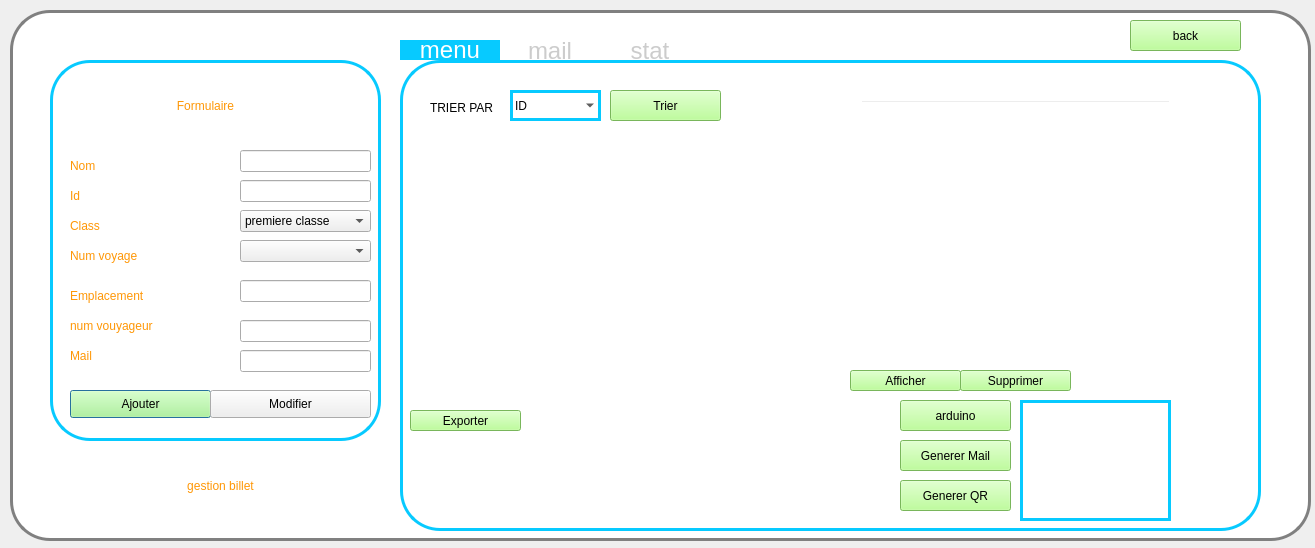
<?xml version="1.0" encoding="UTF-8"?>
<ui version="4.0">
 <class>gest_billet</class>
 <widget class="QDialog" name="gest_billet">
  <property name="geometry">
   <rect>
    <x>0</x>
    <y>0</y>
    <width>1315</width>
    <height>548</height>
   </rect>
  </property>
  <property name="windowTitle">
   <string>Dialog</string>
  </property>
  <widget class="QStackedWidget" name="stackedWidget">
   <property name="geometry">
    <rect>
     <x>10</x>
     <y>10</y>
     <width>1301</width>
     <height>531</height>
    </rect>
   </property>
   <property name="styleSheet">
    <string notr="true"/>
   </property>
   <property name="currentIndex">
    <number>0</number>
   </property>
   <widget class="QWidget" name="page">
    <property name="styleSheet">
     <string notr="true">#page{
	background-color: rgb(255, 255, 255);
	background-image: url(:/new/prefix1/lh.jpg);

border : 3px solid gray;
border-radius : 40px;
}</string>
    </property>
    <widget class="QFrame" name="frame">
     <property name="geometry">
      <rect>
       <x>40</x>
       <y>50</y>
       <width>331</width>
       <height>381</height>
      </rect>
     </property>
     <property name="styleSheet">
      <string notr="true">#frame{
border : 3px solid rgb(7, 202, 255);
border-radius : 40px;
}</string>
     </property>
     <property name="frameShape">
      <enum>QFrame::StyledPanel</enum>
     </property>
     <property name="frameShadow">
      <enum>QFrame::Raised</enum>
     </property>
     <widget class="QLabel" name="label">
      <property name="geometry">
       <rect>
        <x>20</x>
        <y>90</y>
        <width>71</width>
        <height>31</height>
       </rect>
      </property>
      <property name="styleSheet">
       <string notr="true">color: rgb(255, 151, 6);
font: 63 13pt &quot;Yu Gothic UI Semibold&quot;;</string>
      </property>
      <property name="text">
       <string>Nom</string>
      </property>
     </widget>
     <widget class="QLabel" name="label_2">
      <property name="geometry">
       <rect>
        <x>20</x>
        <y>120</y>
        <width>71</width>
        <height>31</height>
       </rect>
      </property>
      <property name="styleSheet">
       <string notr="true">color: rgb(255, 151, 6);
font: 63 13pt &quot;Yu Gothic UI Semibold&quot;;</string>
      </property>
      <property name="text">
       <string>Id</string>
      </property>
     </widget>
     <widget class="QLabel" name="label_3">
      <property name="geometry">
       <rect>
        <x>20</x>
        <y>180</y>
        <width>131</width>
        <height>31</height>
       </rect>
      </property>
      <property name="styleSheet">
       <string notr="true">color: rgb(255, 151, 6);
font: 63 13pt &quot;Yu Gothic UI Semibold&quot;;</string>
      </property>
      <property name="text">
       <string>Num voyage</string>
      </property>
     </widget>
     <widget class="QLabel" name="label_4">
      <property name="geometry">
       <rect>
        <x>20</x>
        <y>150</y>
        <width>71</width>
        <height>31</height>
       </rect>
      </property>
      <property name="styleSheet">
       <string notr="true">color: rgb(255, 151, 6);
font: 63 13pt &quot;Yu Gothic UI Semibold&quot;;</string>
      </property>
      <property name="text">
       <string>Class</string>
      </property>
     </widget>
     <widget class="QLabel" name="label_5">
      <property name="geometry">
       <rect>
        <x>40</x>
        <y>30</y>
        <width>231</width>
        <height>31</height>
       </rect>
      </property>
      <property name="styleSheet">
       <string notr="true">color: rgb(255, 151, 6);
font: 63 19pt &quot;Yu Gothic UI Semibold&quot;;</string>
      </property>
      <property name="text">
       <string>Formulaire</string>
      </property>
      <property name="alignment">
       <set>Qt::AlignCenter</set>
      </property>
     </widget>
     <widget class="QLineEdit" name="nom">
      <property name="geometry">
       <rect>
        <x>190</x>
        <y>90</y>
        <width>131</width>
        <height>22</height>
       </rect>
      </property>
     </widget>
     <widget class="QLineEdit" name="id">
      <property name="geometry">
       <rect>
        <x>190</x>
        <y>120</y>
        <width>131</width>
        <height>22</height>
       </rect>
      </property>
     </widget>
     <widget class="QPushButton" name="ajouter">
      <property name="geometry">
       <rect>
        <x>20</x>
        <y>330</y>
        <width>141</width>
        <height>28</height>
       </rect>
      </property>
      <property name="styleSheet">
       <string notr="true">background-color: rgb(170, 255, 127);</string>
      </property>
      <property name="text">
       <string>Ajouter</string>
      </property>
     </widget>
     <widget class="QPushButton" name="modify">
      <property name="geometry">
       <rect>
        <x>160</x>
        <y>330</y>
        <width>161</width>
        <height>28</height>
       </rect>
      </property>
      <property name="styleSheet">
       <string notr="true">background-color: rgb(81, 244, 0);
background-color: rgb(170, 255, 127);
QPushButton
{
background-color:rgb(85,170,255);
	color: rgb(0, 0, 0);
border-style: solid;
    border-radius: 6;
}
QPushButton:hover
{
background-color:rgb(85,110,255);
	color: rgb(0, 0, 0);
}
QPushButton:pressed
{
background-color:rgb(85,170,255);
}</string>
      </property>
      <property name="text">
       <string>Modifier</string>
      </property>
     </widget>
     <widget class="QLabel" name="label_14">
      <property name="geometry">
       <rect>
        <x>20</x>
        <y>220</y>
        <width>131</width>
        <height>31</height>
       </rect>
      </property>
      <property name="styleSheet">
       <string notr="true">color: rgb(255, 151, 6);
font: 63 13pt &quot;Yu Gothic UI Semibold&quot;;</string>
      </property>
      <property name="text">
       <string>Emplacement</string>
      </property>
     </widget>
     <widget class="QLineEdit" name="emp">
      <property name="geometry">
       <rect>
        <x>190</x>
        <y>220</y>
        <width>131</width>
        <height>22</height>
       </rect>
      </property>
     </widget>
     <widget class="QLabel" name="label_16">
      <property name="geometry">
       <rect>
        <x>20</x>
        <y>250</y>
        <width>161</width>
        <height>31</height>
       </rect>
      </property>
      <property name="styleSheet">
       <string notr="true">color: rgb(255, 151, 6);
font: 63 13pt &quot;Yu Gothic UI Semibold&quot;;</string>
      </property>
      <property name="text">
       <string>num vouyageur</string>
      </property>
     </widget>
     <widget class="QLineEdit" name="voy">
      <property name="geometry">
       <rect>
        <x>190</x>
        <y>260</y>
        <width>131</width>
        <height>22</height>
       </rect>
      </property>
     </widget>
     <widget class="QComboBox" name="comboBox">
      <property name="geometry">
       <rect>
        <x>190</x>
        <y>150</y>
        <width>131</width>
        <height>22</height>
       </rect>
      </property>
      <item>
       <property name="text">
        <string>premiere classe</string>
       </property>
      </item>
      <item>
       <property name="text">
        <string>classe affaires</string>
       </property>
      </item>
      <item>
       <property name="text">
        <string>classe eco</string>
       </property>
      </item>
     </widget>
     <widget class="QComboBox" name="comboBox_2">
      <property name="geometry">
       <rect>
        <x>190</x>
        <y>180</y>
        <width>131</width>
        <height>22</height>
       </rect>
      </property>
     </widget>
     <widget class="QLabel" name="label_18">
      <property name="geometry">
       <rect>
        <x>20</x>
        <y>280</y>
        <width>151</width>
        <height>31</height>
       </rect>
      </property>
      <property name="styleSheet">
       <string notr="true">color: rgb(255, 151, 6);
font: 63 13pt &quot;Yu Gothic UI Semibold&quot;;</string>
      </property>
      <property name="text">
       <string>Mail</string>
      </property>
     </widget>
     <widget class="QLineEdit" name="mail">
      <property name="geometry">
       <rect>
        <x>190</x>
        <y>290</y>
        <width>131</width>
        <height>22</height>
       </rect>
      </property>
     </widget>
    </widget>
    <widget class="QLabel" name="label_6">
     <property name="geometry">
      <rect>
       <x>80</x>
       <y>440</y>
       <width>261</width>
       <height>71</height>
      </rect>
     </property>
     <property name="styleSheet">
      <string notr="true">color: rgb(255, 151, 6);
font: 63 23pt &quot;Yu Gothic UI Semibold&quot;;</string>
     </property>
     <property name="text">
      <string>gestion billet</string>
     </property>
     <property name="alignment">
      <set>Qt::AlignCenter</set>
     </property>
    </widget>
    <widget class="QTabWidget" name="tabWidget">
     <property name="geometry">
      <rect>
       <x>390</x>
       <y>30</y>
       <width>861</width>
       <height>491</height>
      </rect>
     </property>
     <property name="styleSheet">
      <string notr="true">
QWidget{background:transparent} QTabWidget::pane{border: 1px;border-color:redt;background-color: transparent;} 
QTabBar::tab {background-color: transparent;color: #ccc;width: 100px;height:20px;font-size:24px} 
QTabBar::tab:hover{background-color:  rgb(255, 151, 6); color: white;}
QTabBar::tab:selected{background-color:  rgb(7, 202, 255); color: white;}</string>
     </property>
     <property name="currentIndex">
      <number>0</number>
     </property>
     <widget class="QWidget" name="tab1">
      <property name="styleSheet">
       <string notr="true">#tab1{
border : 3px solid rgb(7, 202, 255);
border-radius : 40px;
}</string>
      </property>
      <attribute name="title">
       <string>menu</string>
      </attribute>
      <widget class="QLineEdit" name="lineEdit_3">
       <property name="geometry">
        <rect>
         <x>460</x>
         <y>40</y>
         <width>311</width>
         <height>22</height>
        </rect>
       </property>
      </widget>
      <widget class="QPushButton" name="pushButton_4">
       <property name="geometry">
        <rect>
         <x>210</x>
         <y>30</y>
         <width>111</width>
         <height>31</height>
        </rect>
       </property>
       <property name="styleSheet">
        <string notr="true">background-color: rgb(170, 255, 127);</string>
       </property>
       <property name="text">
        <string>Trier</string>
       </property>
      </widget>
      <widget class="QPushButton" name="pushButton_5">
       <property name="geometry">
        <rect>
         <x>500</x>
         <y>420</y>
         <width>111</width>
         <height>31</height>
        </rect>
       </property>
       <property name="styleSheet">
        <string notr="true">background-color: rgb(170, 255, 127);</string>
       </property>
       <property name="text">
        <string>Generer QR</string>
       </property>
      </widget>
      <widget class="QPushButton" name="supp">
       <property name="geometry">
        <rect>
         <x>560</x>
         <y>310</y>
         <width>111</width>
         <height>21</height>
        </rect>
       </property>
       <property name="styleSheet">
        <string notr="true">background-color: rgb(170, 255, 127);</string>
       </property>
       <property name="text">
        <string>Supprimer</string>
       </property>
      </widget>
      <widget class="QTableView" name="tableView">
       <property name="geometry">
        <rect>
         <x>10</x>
         <y>70</y>
         <width>841</width>
         <height>231</height>
        </rect>
       </property>
      </widget>
      <widget class="QPushButton" name="modifier">
       <property name="geometry">
        <rect>
         <x>450</x>
         <y>310</y>
         <width>111</width>
         <height>21</height>
        </rect>
       </property>
       <property name="styleSheet">
        <string notr="true">background-color: rgb(170, 255, 127);</string>
       </property>
       <property name="text">
        <string>Afficher</string>
       </property>
      </widget>
      <widget class="QPushButton" name="modifier_2">
       <property name="geometry">
        <rect>
         <x>10</x>
         <y>350</y>
         <width>111</width>
         <height>21</height>
        </rect>
       </property>
       <property name="styleSheet">
        <string notr="true">background-color: rgb(170, 255, 127);</string>
       </property>
       <property name="text">
        <string>Exporter</string>
       </property>
      </widget>
      <widget class="QLabel" name="label_7">
       <property name="geometry">
        <rect>
         <x>740</x>
         <y>40</y>
         <width>31</width>
         <height>21</height>
        </rect>
       </property>
       <property name="pixmap">
        <pixmap>:/shit/6424.jpg</pixmap>
       </property>
       <property name="scaledContents">
        <bool>true</bool>
       </property>
      </widget>
      <widget class="QComboBox" name="comboBox_3">
       <property name="geometry">
        <rect>
         <x>110</x>
         <y>30</y>
         <width>91</width>
         <height>31</height>
        </rect>
       </property>
       <property name="styleSheet">
        <string notr="true">#comboBox_3{
border : 3px solid rgb(7, 202, 255);
border-radius : 40px;}</string>
       </property>
       <item>
        <property name="text">
         <string>ID</string>
        </property>
       </item>
       <item>
        <property name="text">
         <string>NOM</string>
        </property>
       </item>
       <item>
        <property name="text">
         <string>NUM_VOY</string>
        </property>
       </item>
       <item>
        <property name="text">
         <string>NUM_VOL</string>
        </property>
       </item>
      </widget>
      <widget class="QLabel" name="label_17">
       <property name="geometry">
        <rect>
         <x>30</x>
         <y>40</y>
         <width>71</width>
         <height>16</height>
        </rect>
       </property>
       <property name="text">
        <string>TRIER PAR</string>
       </property>
      </widget>
      <widget class="QTextBrowser" name="imp_2">
       <property name="geometry">
        <rect>
         <x>120</x>
         <y>350</y>
         <width>361</width>
         <height>111</height>
        </rect>
       </property>
       <property name="styleSheet">
        <string notr="true">border-color: rgb(0, 170, 255);</string>
       </property>
      </widget>
      <widget class="QFrame" name="frame_2">
       <property name="geometry">
        <rect>
         <x>620</x>
         <y>340</y>
         <width>151</width>
         <height>121</height>
        </rect>
       </property>
       <property name="styleSheet">
        <string notr="true">#frame_2
{border : 3px solid rgb(7, 202, 255);
}</string>
       </property>
       <property name="frameShape">
        <enum>QFrame::StyledPanel</enum>
       </property>
       <property name="frameShadow">
        <enum>QFrame::Raised</enum>
       </property>
       <widget class="QLabel" name="qrcode">
        <property name="geometry">
         <rect>
          <x>10</x>
          <y>10</y>
          <width>131</width>
          <height>101</height>
         </rect>
        </property>
        <property name="styleSheet">
         <string notr="true"/>
        </property>
        <property name="text">
         <string/>
        </property>
        <property name="scaledContents">
         <bool>true</bool>
        </property>
       </widget>
      </widget>
      <widget class="QPushButton" name="pushButton_6">
       <property name="geometry">
        <rect>
         <x>500</x>
         <y>380</y>
         <width>111</width>
         <height>31</height>
        </rect>
       </property>
       <property name="styleSheet">
        <string notr="true">background-color: rgb(170, 255, 127);</string>
       </property>
       <property name="text">
        <string>Generer Mail</string>
       </property>
      </widget>
      <widget class="QPushButton" name="arduino">
       <property name="geometry">
        <rect>
         <x>500</x>
         <y>340</y>
         <width>111</width>
         <height>31</height>
        </rect>
       </property>
       <property name="styleSheet">
        <string notr="true">background-color: rgb(170, 255, 127);</string>
       </property>
       <property name="text">
        <string>arduino</string>
       </property>
      </widget>
     </widget>
     <widget class="QWidget" name="tab2">
      <property name="styleSheet">
       <string notr="true">#tab2{
border : 3px solid rgb(7, 202, 255);
border-radius : 40px;
}</string>
      </property>
      <attribute name="title">
       <string>mail</string>
      </attribute>
      <widget class="QLabel" name="label_11">
       <property name="geometry">
        <rect>
         <x>70</x>
         <y>70</y>
         <width>121</width>
         <height>31</height>
        </rect>
       </property>
       <property name="styleSheet">
        <string notr="true">color: rgb(255, 151, 6);
font: 63 13pt &quot;Yu Gothic UI Semibold&quot;;</string>
       </property>
       <property name="text">
        <string>destinataire</string>
       </property>
      </widget>
      <widget class="QLabel" name="label_12">
       <property name="geometry">
        <rect>
         <x>70</x>
         <y>100</y>
         <width>71</width>
         <height>31</height>
        </rect>
       </property>
       <property name="styleSheet">
        <string notr="true">color: rgb(255, 151, 6);
font: 63 13pt &quot;Yu Gothic UI Semibold&quot;;</string>
       </property>
       <property name="text">
        <string>objet</string>
       </property>
      </widget>
      <widget class="QLabel" name="label_13">
       <property name="geometry">
        <rect>
         <x>70</x>
         <y>170</y>
         <width>151</width>
         <height>31</height>
        </rect>
       </property>
       <property name="styleSheet">
        <string notr="true">color: rgb(255, 151, 6);
font: 63 13pt &quot;Yu Gothic UI Semibold&quot;;</string>
       </property>
       <property name="text">
        <string>votre message</string>
       </property>
      </widget>
      <widget class="QLineEdit" name="lineEdit_11">
       <property name="geometry">
        <rect>
         <x>240</x>
         <y>80</y>
         <width>411</width>
         <height>21</height>
        </rect>
       </property>
       <property name="styleSheet">
        <string notr="true">background-color: rgb(255, 255, 255);</string>
       </property>
      </widget>
      <widget class="QLineEdit" name="lineEdit_12">
       <property name="geometry">
        <rect>
         <x>240</x>
         <y>110</y>
         <width>411</width>
         <height>21</height>
        </rect>
       </property>
       <property name="styleSheet">
        <string notr="true">background-color: rgb(255, 255, 255);</string>
       </property>
      </widget>
      <widget class="QPushButton" name="sendBtn">
       <property name="geometry">
        <rect>
         <x>370</x>
         <y>400</y>
         <width>161</width>
         <height>28</height>
        </rect>
       </property>
       <property name="styleSheet">
        <string notr="true">background-color: rgb(170, 255, 127);</string>
       </property>
       <property name="text">
        <string>envoyer</string>
       </property>
      </widget>
      <widget class="QLineEdit" name="lineEdit_13">
       <property name="geometry">
        <rect>
         <x>240</x>
         <y>170</y>
         <width>411</width>
         <height>221</height>
        </rect>
       </property>
       <property name="styleSheet">
        <string notr="true">background-color: rgb(255, 255, 255);</string>
       </property>
      </widget>
      <widget class="QTextEdit" name="textEdit">
       <property name="geometry">
        <rect>
         <x>240</x>
         <y>170</y>
         <width>411</width>
         <height>221</height>
        </rect>
       </property>
      </widget>
      <widget class="QLineEdit" name="file">
       <property name="geometry">
        <rect>
         <x>240</x>
         <y>140</y>
         <width>321</width>
         <height>21</height>
        </rect>
       </property>
       <property name="styleSheet">
        <string notr="true">background-color: rgb(255, 255, 255);</string>
       </property>
      </widget>
      <widget class="QPushButton" name="browseBtn">
       <property name="geometry">
        <rect>
         <x>570</x>
         <y>140</y>
         <width>71</width>
         <height>21</height>
        </rect>
       </property>
       <property name="styleSheet">
        <string notr="true">background-color: rgb(170, 255, 127);</string>
       </property>
       <property name="text">
        <string>browse..</string>
       </property>
      </widget>
      <widget class="QLabel" name="label_15">
       <property name="geometry">
        <rect>
         <x>70</x>
         <y>130</y>
         <width>71</width>
         <height>31</height>
        </rect>
       </property>
       <property name="styleSheet">
        <string notr="true">color: rgb(255, 151, 6);
font: 63 13pt &quot;Yu Gothic UI Semibold&quot;;</string>
       </property>
       <property name="text">
        <string>fichier</string>
       </property>
      </widget>
     </widget>
     <widget class="QWidget" name="tab">
      <property name="styleSheet">
       <string notr="true">#tab{
border : 3px solid rgb(7, 202, 255);
border-radius : 40px;
}</string>
      </property>
      <attribute name="title">
       <string>stat</string>
      </attribute>
      <widget class="QWidget" name="widget" native="true">
       <property name="geometry">
        <rect>
         <x>170</x>
         <y>60</y>
         <width>601</width>
         <height>371</height>
        </rect>
       </property>
      </widget>
      <widget class="QFrame" name="frame_4">
       <property name="geometry">
        <rect>
         <x>10</x>
         <y>340</y>
         <width>41</width>
         <height>21</height>
        </rect>
       </property>
       <property name="styleSheet">
        <string notr="true">background-color: rgb(85, 255, 0);</string>
       </property>
       <property name="frameShape">
        <enum>QFrame::StyledPanel</enum>
       </property>
       <property name="frameShadow">
        <enum>QFrame::Raised</enum>
       </property>
      </widget>
      <widget class="QFrame" name="frame_5">
       <property name="geometry">
        <rect>
         <x>10</x>
         <y>370</y>
         <width>41</width>
         <height>21</height>
        </rect>
       </property>
       <property name="styleSheet">
        <string notr="true">background-color: rgb(255, 0, 0);</string>
       </property>
       <property name="frameShape">
        <enum>QFrame::StyledPanel</enum>
       </property>
       <property name="frameShadow">
        <enum>QFrame::Raised</enum>
       </property>
      </widget>
      <widget class="QFrame" name="frame_6">
       <property name="geometry">
        <rect>
         <x>10</x>
         <y>400</y>
         <width>41</width>
         <height>21</height>
        </rect>
       </property>
       <property name="styleSheet">
        <string notr="true">background-color: rgb(98, 213, 255);</string>
       </property>
       <property name="frameShape">
        <enum>QFrame::StyledPanel</enum>
       </property>
       <property name="frameShadow">
        <enum>QFrame::Raised</enum>
       </property>
      </widget>
      <widget class="QLabel" name="label_8">
       <property name="geometry">
        <rect>
         <x>60</x>
         <y>400</y>
         <width>101</width>
         <height>16</height>
        </rect>
       </property>
       <property name="text">
        <string>premiere classe</string>
       </property>
      </widget>
      <widget class="QLabel" name="label_9">
       <property name="geometry">
        <rect>
         <x>60</x>
         <y>340</y>
         <width>101</width>
         <height>16</height>
        </rect>
       </property>
       <property name="text">
        <string>classe affaire</string>
       </property>
      </widget>
      <widget class="QLabel" name="label_10">
       <property name="geometry">
        <rect>
         <x>60</x>
         <y>370</y>
         <width>101</width>
         <height>16</height>
        </rect>
       </property>
       <property name="text">
        <string>classe eco</string>
       </property>
      </widget>
     </widget>
    </widget>
    <widget class="QPushButton" name="back">
     <property name="geometry">
      <rect>
       <x>1120</x>
       <y>10</y>
       <width>111</width>
       <height>31</height>
      </rect>
     </property>
     <property name="styleSheet">
      <string notr="true">background-color: rgb(170, 255, 127);</string>
     </property>
     <property name="text">
      <string>back</string>
     </property>
    </widget>
   </widget>
   <widget class="QWidget" name="page_2"/>
  </widget>
 </widget>
 <resources/>
 <connections/>
</ui>
